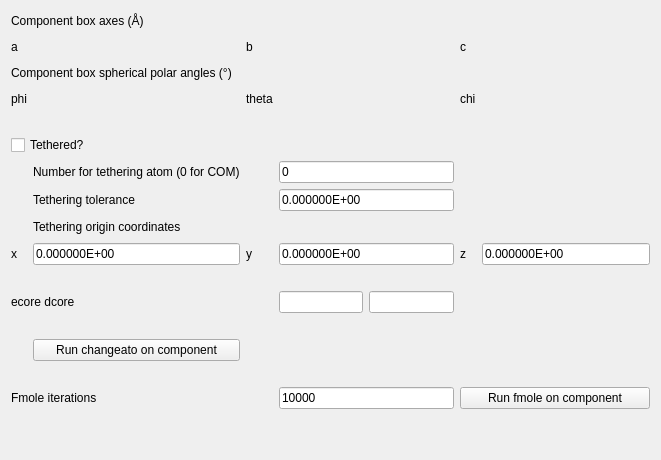
                      <widget class="QWidget" name="tab_6">
                       <attribute name="title">
                        <string>Additional Details</string>
                       </attribute>
                       <layout class="QVBoxLayout" name="verticalLayout_14">
                        <item>
                         <layout class="QGridLayout" name="gridLayout_8" columnstretch="0,4,0,2,2,0,4">
                          <item row="3" column="0">
                           <widget class="QLabel" name="label_48">
                            <property name="text">
                             <string>phi</string>
                            </property>
                           </widget>
                          </item>
                          <item row="3" column="1">
                           <widget class="QLabel" name="molBoxPhi">
                            <property name="text">
                             <string/>
                            </property>
                           </widget>
                          </item>
                          <item row="3" column="2">
                           <widget class="QLabel" name="label_50">
                            <property name="minimumSize">
                             <size>
                              <width>0</width>
                              <height>20</height>
                             </size>
                            </property>
                            <property name="text">
                             <string>theta</string>
                            </property>
                           </widget>
                          </item>
                          <item row="3" column="3" colspan="2">
                           <widget class="QLabel" name="molBoxTheta">
                            <property name="text">
                             <string/>
                            </property>
                           </widget>
                          </item>
                          <item row="3" column="5">
                           <widget class="QLabel" name="label_49">
                            <property name="text">
                             <string>chi</string>
                            </property>
                           </widget>
                          </item>
                          <item row="3" column="6">
                           <widget class="QLabel" name="molBoxChi">
                            <property name="text">
                             <string/>
                            </property>
                           </widget>
                          </item>
                          <item row="4" column="1">
                           <spacer name="horizontalSpacer_12">
                            <property name="orientation">
                             <enum>Qt::Horizontal</enum>
                            </property>
                            <property name="sizeHint" stdset="0">
                             <size>
                              <width>40</width>
                              <height>20</height>
                             </size>
                            </property>
                           </spacer>
                          </item>
                          <item row="5" column="0" colspan="2">
                           <widget class="QCheckBox" name="molTetherCheckBox">
                            <property name="minimumSize">
                             <size>
                              <width>0</width>
                              <height>20</height>
                             </size>
                            </property>
                            <property name="layoutDirection">
                             <enum>Qt::LeftToRight</enum>
                            </property>
                            <property name="text">
                             <string>Tethered?</string>
                            </property>
                           </widget>
                          </item>
                          <item row="6" column="1">
                           <widget class="QLabel" name="label_51">
                            <property name="text">
                             <string>Number for tethering atom (0 for COM)</string>
                            </property>
                           </widget>
                          </item>
                          <item row="6" column="3" colspan="2">
                           <widget class="QLineEdit" name="tetherAtomLineEdit">
                            <property name="text">
                             <string>0</string>
                            </property>
                           </widget>
                          </item>
                          <item row="7" column="1">
                           <widget class="QLabel" name="label_28">
                            <property name="text">
                             <string>Tethering tolerance</string>
                            </property>
                           </widget>
                          </item>
                          <item row="7" column="3" colspan="2">
                           <widget class="QLineEdit" name="tolLineEdit">
                            <property name="text">
                             <string>0.000000E+00</string>
                            </property>
                           </widget>
                          </item>
                          <item row="8" column="1">
                           <widget class="QLabel" name="label_4">
                            <property name="minimumSize">
                             <size>
                              <width>0</width>
                              <height>20</height>
                             </size>
                            </property>
                            <property name="text">
                             <string>Tethering origin coordinates</string>
                            </property>
                           </widget>
                          </item>
                          <item row="9" column="0">
                           <widget class="QLabel" name="label_24">
                            <property name="text">
                             <string>x</string>
                            </property>
                           </widget>
                          </item>
                          <item row="9" column="1">
                           <widget class="QLineEdit" name="tetherCoordXLineEdit">
                            <property name="text">
                             <string>0.000000E+00</string>
                            </property>
                           </widget>
                          </item>
                          <item row="9" column="2">
                           <widget class="QLabel" name="label_25">
                            <property name="text">
                             <string>y</string>
                            </property>
                           </widget>
                          </item>
                          <item row="9" column="3" colspan="2">
                           <widget class="QLineEdit" name="tetherCoordYLineEdit">
                            <property name="text">
                             <string>0.000000E+00</string>
                            </property>
                           </widget>
                          </item>
                          <item row="9" column="5">
                           <widget class="QLabel" name="label_26">
                            <property name="text">
                             <string>z</string>
                            </property>
                           </widget>
                          </item>
                          <item row="9" column="6">
                           <widget class="QLineEdit" name="tetherCoordZLineEdit">
                            <property name="text">
                             <string>0.000000E+00</string>
                            </property>
                           </widget>
                          </item>
                          <item row="10" column="1">
                           <spacer name="horizontalSpacer_17">
                            <property name="orientation">
                             <enum>Qt::Horizontal</enum>
                            </property>
                            <property name="sizeHint" stdset="0">
                             <size>
                              <width>40</width>
                              <height>20</height>
                             </size>
                            </property>
                           </spacer>
                          </item>
                          <item row="11" column="0" colspan="2">
                           <widget class="QLabel" name="label_23">
                            <property name="sizePolicy">
                             <sizepolicy hsizetype="Preferred" vsizetype="Preferred">
                              <horstretch>0</horstretch>
                              <verstretch>1</verstretch>
                             </sizepolicy>
                            </property>
                            <property name="text">
                             <string>ecore dcore</string>
                            </property>
                           </widget>
                          </item>
                          <item row="11" column="3">
                           <widget class="QLineEdit" name="molEcoreLineEdit"/>
                          </item>
                          <item row="11" column="4">
                           <widget class="QLineEdit" name="molDcoreLineEdit"/>
                          </item>
                          <item row="17" column="0" colspan="2">
                           <widget class="QLabel" name="label_38">
                            <property name="text">
                             <string>Fmole iterations</string>
                            </property>
                           </widget>
                          </item>
                          <item row="15" column="1">
                           <spacer name="horizontalSpacer_20">
                            <property name="orientation">
                             <enum>Qt::Horizontal</enum>
                            </property>
                            <property name="sizeHint" stdset="0">
                             <size>
                              <width>40</width>
                              <height>20</height>
                             </size>
                            </property>
                           </spacer>
                          </item>
                          <item row="1" column="0">
                           <widget class="QLabel" name="label_27">
                            <property name="text">
                             <string>a</string>
                            </property>
                           </widget>
                          </item>
                          <item row="1" column="1">
                           <widget class="QLabel" name="molBoxA">
                            <property name="text">
                             <string/>
                            </property>
                           </widget>
                          </item>
                          <item row="1" column="2">
                           <widget class="QLabel" name="label_47">
                            <property name="minimumSize">
                             <size>
                              <width>0</width>
                              <height>20</height>
                             </size>
                            </property>
                            <property name="text">
                             <string>b</string>
                            </property>
                           </widget>
                          </item>
                          <item row="1" column="3" colspan="2">
                           <widget class="QLabel" name="molBoxB">
                            <property name="text">
                             <string/>
                            </property>
                           </widget>
                          </item>
                          <item row="1" column="5">
                           <widget class="QLabel" name="label_34">
                            <property name="text">
                             <string>c</string>
                            </property>
                           </widget>
                          </item>
                          <item row="1" column="6">
                           <widget class="QLabel" name="molBoxC">
                            <property name="text">
                             <string/>
                            </property>
                           </widget>
                          </item>
                          <item row="2" column="0" colspan="2">
                           <widget class="QLabel" name="label_33">
                            <property name="minimumSize">
                             <size>
                              <width>0</width>
                              <height>20</height>
                             </size>
                            </property>
                            <property name="text">
                             <string>Component box spherical polar angles (°)</string>
                            </property>
                           </widget>
                          </item>
                          <item row="17" column="5" colspan="2">
                           <widget class="QPushButton" name="molFmoleButton">
                            <property name="text">
                             <string>Run fmole on component</string>
                            </property>
                           </widget>
                          </item>
                          <item row="17" column="3" colspan="2">
                           <widget class="QLineEdit" name="molFmoleLineEdit">
                            <property name="text">
                             <string>10000</string>
                            </property>
                           </widget>
                          </item>
                          <item row="0" column="0" colspan="2">
                           <widget class="QLabel" name="label_32">
                            <property name="minimumSize">
                             <size>
                              <width>0</width>
                              <height>20</height>
                             </size>
                            </property>
                            <property name="text">
                             <string>Component box axes (Å)</string>
                            </property>
                           </widget>
                          </item>
                          <item row="13" column="1">
                           <spacer name="horizontalSpacer_21">
                            <property name="orientation">
                             <enum>Qt::Horizontal</enum>
                            </property>
                            <property name="sizeHint" stdset="0">
                             <size>
                              <width>40</width>
                              <height>20</height>
                             </size>
                            </property>
                           </spacer>
                          </item>
                          <item row="14" column="1">
                           <widget class="QPushButton" name="molChangeAtobutton">
                            <property name="text">
                             <string>Run changeato on component</string>
                            </property>
                           </widget>
                          </item>
                         </layout>
                        </item>
                        <item>
                         <spacer name="verticalSpacer_8">
                          <property name="orientation">
                           <enum>Qt::Vertical</enum>
                          </property>
                          <property name="sizeHint" stdset="0">
                           <size>
                            <width>20</width>
                            <height>40</height>
                           </size>
                          </property>
                         </spacer>
                        </item>
                       </layout>
                      </widget>
